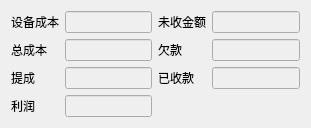
   <widget class="QWidget" name="layoutWidget">
    <property name="geometry">
     <rect>
      <x>360</x>
      <y>20</y>
      <width>311</width>
      <height>107</height>
     </rect>
    </property>
    <layout class="QGridLayout" name="gridLayout">
     <item row="0" column="0">
      <widget class="QLabel" name="Label_6">
       <property name="text">
        <string>设备成本</string>
       </property>
      </widget>
     </item>
     <item row="0" column="1">
      <widget class="QLineEdit" name="mainCostLineEdit">
       <property name="enabled">
        <bool>false</bool>
       </property>
      </widget>
     </item>
     <item row="0" column="2">
      <widget class="QLabel" name="label">
       <property name="text">
        <string>未收金额</string>
       </property>
      </widget>
     </item>
     <item row="0" column="3">
      <widget class="QLineEdit" name="outstandingLineEdit">
       <property name="enabled">
        <bool>false</bool>
       </property>
      </widget>
     </item>
     <item row="1" column="0">
      <widget class="QLabel" name="payableLabel">
       <property name="text">
        <string>总成本</string>
       </property>
      </widget>
     </item>
     <item row="1" column="1">
      <widget class="QLineEdit" name="payableLineEdit">
       <property name="enabled">
        <bool>false</bool>
       </property>
      </widget>
     </item>
     <item row="1" column="2">
      <widget class="QLabel" name="label_2">
       <property name="text">
        <string>欠款</string>
       </property>
      </widget>
     </item>
     <item row="1" column="3">
      <widget class="QLineEdit" name="unpaidLineEdit">
       <property name="enabled">
        <bool>false</bool>
       </property>
      </widget>
     </item>
     <item row="2" column="0">
      <widget class="QLabel" name="commisionLabel">
       <property name="text">
        <string>提成</string>
       </property>
      </widget>
     </item>
     <item row="2" column="1">
      <widget class="QLineEdit" name="commisionLineEdit">
       <property name="enabled">
        <bool>false</bool>
       </property>
      </widget>
     </item>
     <item row="2" column="2">
      <widget class="QLabel" name="receivedLabel">
       <property name="text">
        <string>已收款</string>
       </property>
      </widget>
     </item>
     <item row="2" column="3">
      <widget class="QLineEdit" name="incomeLineEdit">
       <property name="enabled">
        <bool>false</bool>
       </property>
      </widget>
     </item>
     <item row="3" column="0">
      <widget class="QLabel" name="profitLabel">
       <property name="text">
        <string>利润</string>
       </property>
      </widget>
     </item>
     <item row="3" column="1">
      <widget class="QLineEdit" name="profitLineEdit">
       <property name="enabled">
        <bool>false</bool>
       </property>
      </widget>
     </item>
    </layout>
   </widget>
